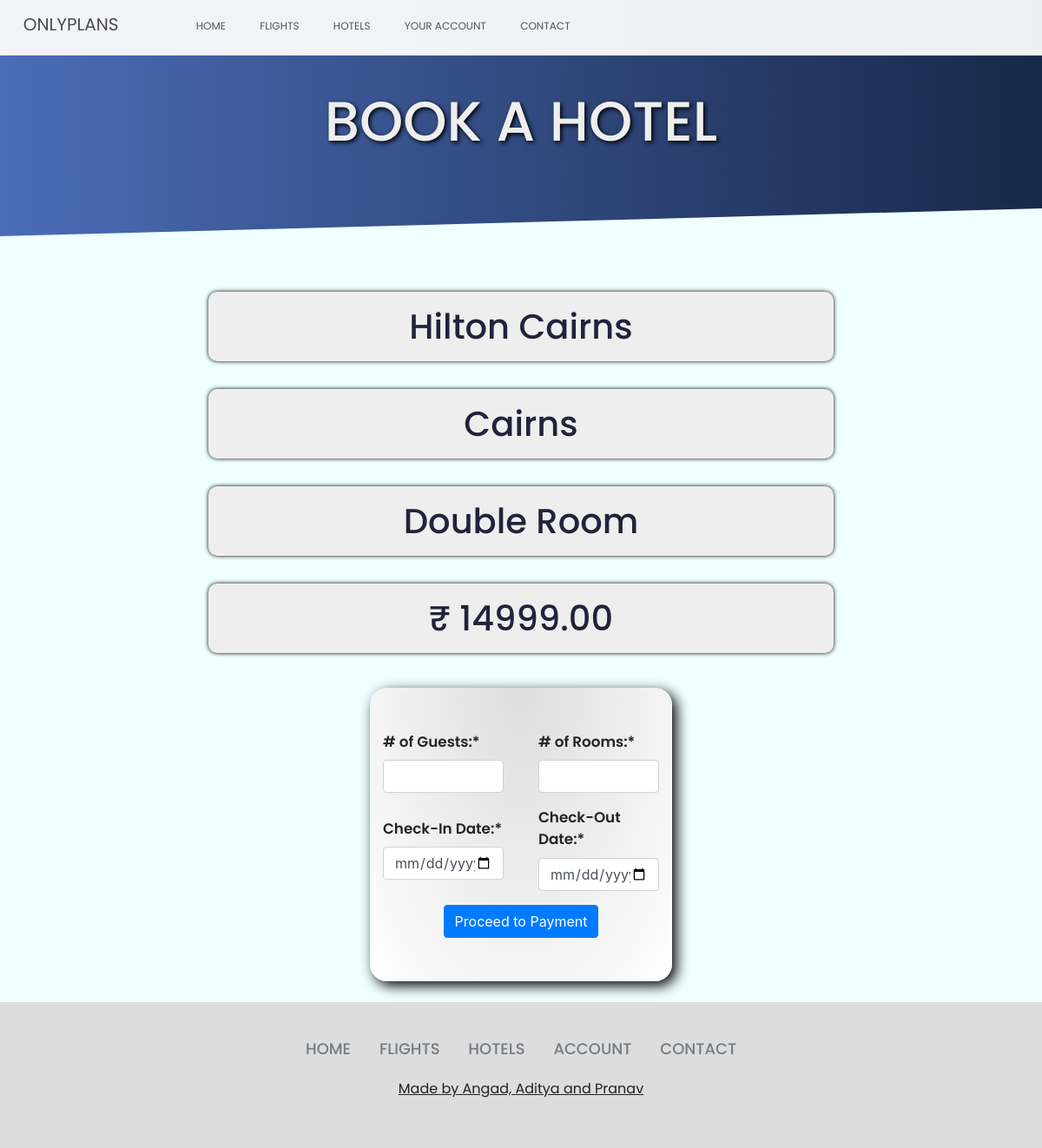
The page /hotel_booking/2/5/Double Room (signed in) on the database its author committed.
### home/models.py (models this page shows)
class Hotel(models.Model):
    name = models.CharField("Hotel name", max_length=100, blank=False)
    exterior_picture = models.ImageField(
        "Image 1",
        upload_to='images/',
        height_field=None,
        width_field=None,
        max_length=100,
    )
    cheaproom_picture = models.ImageField(
        "Image 2",
        upload_to='images/',
        height_field=None,
        width_field=None,
        max_length=100,
    )
    mediumroom_picture = models.ImageField(
        "Image 3",
        upload_to='images/',
        height_field=None,
        width_field=None,
        max_length=100,
    )
    expensiveroom_picture = models.ImageField(
        "Image 4",
        upload_to='images/',
        height_field=None,
        width_field=None,
        max_length=100,
    )
    category = models.ForeignKey(HotelCategories, on_delete=CASCADE)
    location = models.CharField("Hotel city name", max_length=50, blank=False)
    detailed_address = models.TextField("Hotel detailed address", blank=False)
    description = models.TextField("Hotel description", blank=False)
    cheaproom_name = models.CharField(
        "cheap room  name", max_length=50, blank=False)
    middleroom_name = models.CharField(
        "middle room  name", max_length=50, blank=False)
    expensiveroom_name = models.CharField(
        "expensive room  name", max_length=50, blank=False)
    starrating = models.IntegerField("Rating", default=1, validators=[
        MaxValueValidator(5), MinValueValidator(1)],
        null=False, blank=False)

class Room(models.Model):
    roomcategory = models.ForeignKey(RoomCategories, on_delete=CASCADE)
    hotelcategory = models.ForeignKey(HotelCategories, on_delete=CASCADE)
    price = models.DecimalField(
        "Price", default=0.00, max_digits=10, decimal_places=2)
    available_rooms = models.IntegerField("availability")
    max_occupancy = models.IntegerField("occupants")
    amenities = models.ManyToManyField(Amenities)

### home/views.py (the view, shortened to what this page needs)
# urls.py: path('hotel_booking/<int:hotel_id>/<int:room_id>/<str:room_name>',
@login_required
def hotel_booking(request, hotel_id, room_id, room_name):
    if request.method == 'GET':
        hotel = Hotel.objects.get(id=hotel_id)
        room = Room.objects.get(id=room_id)
        roomname = room_name
        context = {
            'hotel': hotel,
            'room': room,
            'roomname': roomname,
        }
        return render(request, 'hotel_booking.html', context=context)

### home/templates/hotel_booking.html (shortened to what this page needs)
{% extends "layout.html" %}
{% load static %}
{% block links %}
<link rel="stylesheet" href="{% static 'css/style-search.css' %}">
{% endblock %}
{% block content %}
<div class="fullwrap">
    <div class="product-title">
        BOOK A HOTEL
    </div>
    <div class="deets">
        <h1>{{hotel.name}}</h1>
        <h1>{{hotel.location}}</h1>
        <h1>{{roomname}}</h1>
        <h1>₹ {{room.price}}</h1>
        <div class="searchform">
            <form class="pick-animation my-4" method="POST" action="">
                <div class="form-row">
                    <div class="col-5 m-auto">
                        <label for="guests" class="form-label"
                        style="font-family: 'Poppins', sans-serif; font-weight: 600; font-size: 1.05em;"># of
                        Guests:*</label>
                        <input type="number" class="form-control" min="1" max="10" name="guests" required>
                    </div>
                    <div class="col-5 m-auto">
                        <label for="rooms" class="form-label"
                        style="font-family: 'Poppins', sans-serif; font-weight: 600; font-size: 1.05em;"># of
                        Rooms:*</label>
                        <input type="number" class="form-control" min="1" max="10" name="rooms" required>
                    </div>
                </div>
                <div class="padding" style="height: 2vh;"></div>
                <div class="form-row">
                    <div class="col-5 m-auto">
                        <label for="date_from"
                        style="font-family: 'Poppins', sans-serif; font-weight: 600; font-size: 1.05em;">Check-In
                        Date:*</label>
                        <input type="date" name="date_from" class="form-control" required>
                    </div>
                    <div class="col-5 m-auto">
                        <label for="date_to"
                        style="font-family: 'Poppins', sans-serif; font-weight: 600; font-size: 1.05em;">Check-Out
                        Date:*</label>
                        <input type="date" name="date_to" class="form-control" required>
                    </div>
                </div>
                <div class="padding" style="height: 2vh;"></div>
                <div class="form-row justify-content-center align-content-center">
                    <button type="submit" class="btn btn-primary justify-content-center align-content-center">Proceed to Payment</button>
                </div>
            </form>
        </div>
    </div>
</div>
{% endblock %}

### home/static/css/style.css (style rules this page uses)
:root { --gunmetal: #30343fff; --ghost-white: #fafaffff; --lavender-blue: #e4d9ffff; --space-cadet: #273469ff; --space-cadet-2: #1e2749ff; }
* { margin: 0; padding: 0; box-sizing: border-box; -webkit-font-smoothing: antialiased; -moz-osx-font-smoothing: grayscale; }

### home/static/css/style-search.css (style rules this page uses)
:root { --platinum: #222; --navy-blue: #03045eff; --star-command-blue: #eee; --cerulean-crayola: #00b4d8; --sky-blue-crayola: #57ddf5; --powder-blue: #c5d8e6; --background-dark: #2d3548; }
body { background: var(--powder-blue); }
.searchform { background-image: radial-gradient( ellipse farthest-corner at center top, #ddd 0%, #fff 100% ); margin: 2%; padding: 2% 0; border-radius: 20px; box-shadow: 5px 5px 15px rgba(0, 0, 0, 1); }

### home/templates/hotel_booking.html (style rules this page uses)
.fullwrap { min-height: 100vh; background: azure; }
.product-title { height: 40vh; display: grid; place-items: center; text-align: center; font-size: 4em; color: #eee; text-shadow: 2px 2px 5px #000; font-weight: 500; font-family: "Poppins", sans-serif; padding-bottom: 5vh; background: linear-gradient(90deg, #4b6cb7 0%, #182848 100%); clip-path: polygon(0% 0%, 100% 0%, 100% 75%, 0% 85%); }
.deets { height: 100%; width: 100%; display: flex; justify-content: center; align-items: center; flex-direction: column; background:azure; }
.deets h1 { padding: 2vh 0; margin: 2vh 0; background: #eee; color: rgb(33, 35, 60); border-radius:10px; box-shadow: 0 0 5px rgba(0,0,0,1); width: 60vw; font-family: 'Poppins', sans-serif; text-align: center; }
.deets form { padding: 0.25vh 0; }

### rows shown on the page
Hotel: name "Hilton Cairns", location "Cairns", cheaproom_name "Double Room"
Room: price "14999.00"
